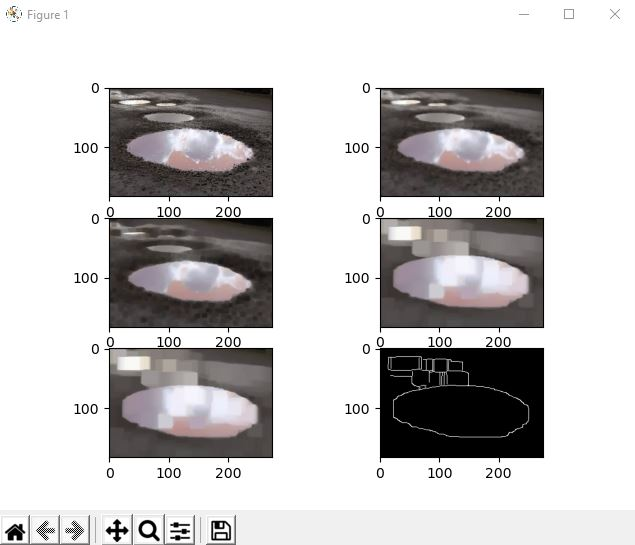
#> input picture Pothole-Detection/pothole1.JPG, 635 x 545 px, found by its file name
$ python prac.py
#> lines starting #> are read from the running program, lines starting #| are printed output that depends on the picture; after the words box and inside, x2 and y2 are one past the last pixel; in counts of white or black regions, pixels touching at a corner belong together
import cv2
import numpy as np

# Read the image
image = cv2.imread("D:\VS code\Pothole-Detection-main\pothole1.jpg")
#> image is the input picture: shape (545, 635, 3); mean B, G, R 198.8, 198.7, 200.5
image = cv2.imread("D:\VS code\Pothole-Detection-main\pothole2.jpg")
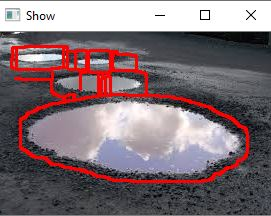
#> input picture Pothole-Detection/pothole2.JPG, 271 x 216 px, found by its file name
#> image is the input picture: shape (216, 271, 3); mean B, G, R 117.3, 112, 128.2

# Convert the image to grayscale
gray = cv2.cvtColor(image, cv2.COLOR_BGR2GRAY)
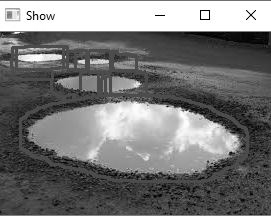
#> gray: shape (216, 271); min 0, max 255, mean 117.4

# Apply Gaussian blur to smooth the image
blur = cv2.GaussianBlur(gray, (5, 5), 0)
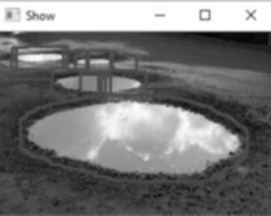
#> blur: shape (216, 271); min 6, max 255, mean 117.6

# Apply Canny edge detection
edges = cv2.Canny(blur, 50, 150)
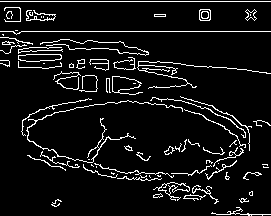
#> edges: shape (216, 271); 7.6% white in thin lines or dots

# Find contours in the edges
contours, _ = cv2.findContours(edges, cv2.RETR_EXTERNAL, cv2.CHAIN_APPROX_SIMPLE)
#> contours = 74 contours, 56 with area under 20; largest, box (x1, y1, x2, y2) and area: (112, 76, 143, 95) 308, (18, 54, 62, 62) 256, (153, 182, 190, 201) 190, (199, 9, 211, 21) 119, (26, 100, 183, 163) 72

# Draw contours on the original image
for contour in contours:
    area = cv2.contourArea(contour)
    if area > 100:  # Adjust this value based on your image
        cv2.drawContours(image, [contour], -1, (0, 0, 255), 2)
#> this loop made 74 passes
#> area on passes 5, 7, 8, 24, 32, 33, 39, 40, 42, 43, 45, 50: 22.5, 27, 190, 27, 38.5, 20.5, 20, 72, 24, 23, 307.5, 24
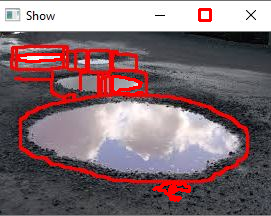
#> image: shape (216, 271, 3); 1.94% of pixels changed, all inside (x1, y1, x2, y2) = (17, 8, 212, 202)

# Display the result
cv2.imshow("Pothole Detection", image)
cv2.waitKey(0)
cv2.destroyAllWindows()
